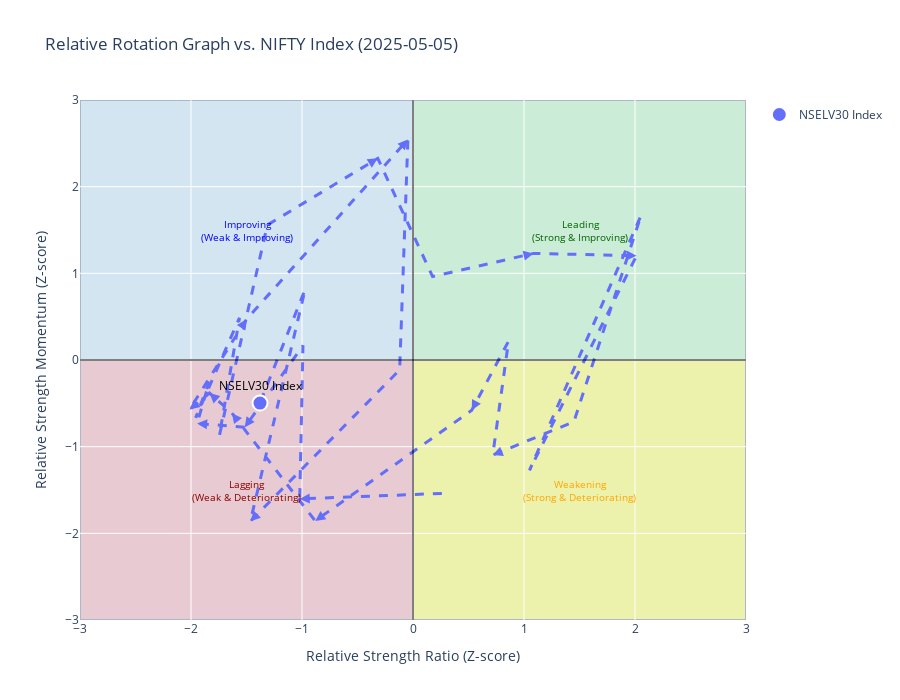

This figure's notebook cell:
### Code cell
import pandas as pd
import numpy as np
import plotly.graph_objects as go
from scipy.stats import zscore
import plotly.express as px

# Load the Excel data
df = pd.read_excel("rrg_data.xlsx", parse_dates=["DATES"], index_col="DATES")

# Define sectors and benchmark
sectors = [ "NSELV30 Index"]
# sectors = ["NSELV30 Index", "N200MOMP Index", "NSEQ30TR Index", "NSENV20 Index"]
benchmark = "NIFTY Index"

rs_ratios = df[sectors].div(df[benchmark], axis=0)
short_period = 7
rs_momentum = (rs_ratios / rs_ratios.shift(short_period) - 1) * 100
rolling_window = 84

rs_ratios_normalized = rs_ratios.rolling(window=rolling_window).apply(
    lambda x: (x.iloc[-1] - x.mean()) / x.std() if len(x.dropna()) > 1 else 0
)
# Chop off the in-betweens: keep only points at each 7-day interval, starting from the latest date backwards
# rs_ratios_normalized = rs_ratios_normalized.iloc[::-1].iloc[::7].iloc[::-1]
rs_ratios_normalized = rs_ratios_normalized.iloc[::7]  # Reverse, slice every 7th, reverse back
print(rs_ratios_normalized)
rs_momentum_normalized = rs_momentum.rolling(window=rolling_window).apply(
    lambda x: (x.iloc[-1] - x.mean()) / x.std() if len(x.dropna()) > 1 else 0
)
# Chop off the in-betweens: keep only points at each 7-day interval, starting from the latest date backwards
# rs_momentum_normalized = rs_momentum_normalized.iloc[::-1].iloc[::7].iloc[::-1]
rs_momentum_normalized = rs_momentum_normalized.iloc[::7]
# Select the latest date for the plot
target_date = rs_momentum_normalized.index[-1]
rs_ratios_latest = rs_ratios_normalized.loc[target_date]
rs_momentum_latest = rs_momentum_normalized.loc[target_date]

# Create the RRG plot
fig = go.Figure()

# Define colors for sectors to ensure distinct visuals
colors = px.colors.qualitative.Plotly[:len(sectors)]

# Plot scatter points and tails for each sector
for sector, color in zip(sectors, colors):
    # Tail: Plot the last 21 days (approx. 1 month) for trend
    tail_length = 30
    tail_data_rs = rs_ratios_normalized[sector][-tail_length:].dropna()
    tail_data_momentum = rs_momentum_normalized[sector][-tail_length:].dropna()
    
    if len(tail_data_rs) > 1:
        # Plot the tail line
        fig.add_trace(
            go.Scatter(
                x=tail_data_rs,
                y=tail_data_momentum,
                mode="lines",
                line=dict(color=color, width=3, dash="dash"),
                showlegend=False,
                name=f"{sector}_tail"
            )
        )
        
        # Add arrows along the path to show direction
        # Calculate arrow positions (every few points along the tail)
        arrow_interval = max(1,0)  # Show ~5 arrows max
        
        for i in range(arrow_interval, len(tail_data_rs), arrow_interval):
            if i < len(tail_data_rs) - 1:
                # Current and next points
                x1, y1 = tail_data_rs.iloc[i-1], tail_data_momentum.iloc[i-1]
                x2, y2 = tail_data_rs.iloc[i], tail_data_momentum.iloc[i]
                
                # Calculate arrow direction
                dx = x2 - x1
                dy = y2 - y1
                
                # Normalize arrow length
                arrow_length = 0.1
                if dx != 0 or dy != 0:
                    length = np.sqrt(dx**2 + dy**2)
                    if length > 0:
                        dx_norm = (dx / length) * arrow_length
                        dy_norm = (dy / length) * arrow_length
                        
                        # Add arrow annotation
                        fig.add_annotation(
                            x=x2,
                            y=y2,
                            ax=x2 - dx_norm,
                            ay=y2 - dy_norm,
                            xref="x",
                            yref="y",
                            axref="x",
                            ayref="y",
                            showarrow=True,
                            arrowhead=2,
                            arrowsize=1,
                            arrowwidth=2,
                            arrowcolor=color,
                            bgcolor="rgba(0,0,0,0)",
                            bordercolor="rgba(0,0,0,0)"
                        )
    
    # Scatter point for the latest date (current position)
    fig.add_trace(
        go.Scatter(
            x=[rs_ratios_latest[sector]],
            y=[rs_momentum_latest[sector]],
            mode="markers+text",
            name=sector,
            marker=dict(size=15, color=color, symbol="circle", 
                       line=dict(width=2, color="white")),
            text=[sector],
            textposition="top center",
            textfont=dict(size=12, color="black")
        )
    )
    
    # Add a larger arrow at the very end to show most recent direction
    if len(tail_data_rs) > 1:
        # Last two points for final direction
        x1, y1 = tail_data_rs.iloc[-2], tail_data_momentum.iloc[-2]
        x2, y2 = tail_data_rs.iloc[-1], tail_data_momentum.iloc[-1]
        
        dx = x2 - x1
        dy = y2 - y1
        
        if dx != 0 or dy != 0:
            length = np.sqrt(dx**2 + dy**2)
            if length > 0:
                arrow_length = 0.15
                dx_norm = (dx / length) * arrow_length
                dy_norm = (dy / length) * arrow_length
                
                fig.add_annotation(
                    x=x2,
                    y=y2,
                    ax=x2 - dx_norm,
                    ay=y2 - dy_norm,
                    xref="x",
                    yref="y",
                    axref="x",
                    ayref="y",
                    showarrow=True,
                    arrowhead=3,
                    arrowsize=2,
                    arrowwidth=3,
                    arrowcolor=color,
                    bgcolor="rgba(0,0,0,0)",
                    bordercolor="rgba(0,0,0,0)"
                )

# Add quadrant lines and background colors
fig.add_shape(type="line", x0=0, y0=-3, x1=0, y1=3, line=dict(color="black", width=1))
fig.add_shape(type="line", x0=-3, y0=0, x1=3, y1=0, line=dict(color="black", width=1))

# Add colored quadrant backgrounds
fig.add_shape(type="rect", x0=0, y0=0, x1=3, y1=3, fillcolor="lightgreen", opacity=0.3, layer="below")
fig.add_shape(type="rect", x0=0, y0=0, x1=3, y1=-3, fillcolor="yellow", opacity=0.3, layer="below")
fig.add_shape(type="rect", x0=0, y0=0, x1=-3, y1=-3, fillcolor="lightcoral", opacity=0.3, layer="below")
fig.add_shape(type="rect", x0=0, y0=0, x1=-3, y1=3, fillcolor="lightblue", opacity=0.3, layer="below")

# Add quadrant labels
fig.add_annotation(x=1.5, y=1.5, text="Leading<br>(Strong & Improving)", 
                  showarrow=False, font=dict(size=10, color="darkgreen"))
fig.add_annotation(x=1.5, y=-1.5, text="Weakening<br>(Strong & Deteriorating)", 
                  showarrow=False, font=dict(size=10, color="orange"))
fig.add_annotation(x=-1.5, y=-1.5, text="Lagging<br>(Weak & Deteriorating)", 
                  showarrow=False, font=dict(size=10, color="darkred"))
fig.add_annotation(x=-1.5, y=1.5, text="Improving<br>(Weak & Improving)", 
                  showarrow=False, font=dict(size=10, color="blue"))

# Update layout
fig.update_layout(
    title=f"Relative Rotation Graph vs. {benchmark} ({target_date.strftime('%Y-%m-%d')})",
    xaxis_title="Relative Strength Ratio (Z-score)",
    yaxis_title="Relative Strength Momentum (Z-score)",
    showlegend=True,
    width=900,
    height=700,
    xaxis=dict(range=[-3, 3], zeroline=True),
    yaxis=dict(range=[-3, 3], zeroline=True)
)

# Show plot
fig.show()
#curvature and toggle , application

### Figure 1 — Plotly figure (JSON) as saved in the notebook; plotly's stock layout.template omitted (floating-point values rounded to 4 significant figures)
{"data": [{"line": {"color": "#636EFA", "dash": "dash", "width": 3}, "mode": "lines", "name": "NSELV30 Index_tail", "showlegend": false, "type": "scatter", "x": [0.2599, -1.021, -0.9911, -1.516, -1.945, -1.835, -1.959, -1.563, -1.745, -1.312, -0.3173, 0.1766, 1.086, 2.013, 1.049, 2.055, 1.449, 0.7184, 0.8606, 0.5292, -0.8808, -1.631, -1.833, -2.013, -1.5, -0.04605, -0.1203, -1.465, -0.9722, -1.378], "y": [-1.539, -1.603, 0.1665, -0.776, -0.7321, -0.2509, -0.6674, 0.4865, -0.8773, 1.558, 2.327, 0.9628, 1.23, 1.203, -1.274, 1.669, -0.7125, -1.097, 0.216, -0.5803, -1.856, -0.6131, -0.382, -0.5706, 0.4694, 2.544, -0.1144, -1.862, 0.8133, -0.4965]}, {"marker": {"color": "#636EFA", "line": {"color": "white", "width": 2}, "size": 15, "symbol": "circle"}, "mode": "markers+text", "name": "NSELV30 Index", "text": ["NSELV30 Index"], "textfont": {"color": "black", "size": 12}, "textposition": "top center", "type": "scatter", "x": [-1.378], "y": [-0.4965]}], "layout": {"annotations": [{"arrowcolor": "#636EFA", "arrowhead": 2, "arrowsize": 1, "arrowwidth": 2, "ax": -0.9207, "axref": "x", "ay": -1.598, "ayref": "y", "bgcolor": "rgba(0,0,0,0)", "bordercolor": "rgba(0,0,0,0)", "showarrow": true, "x": -1.021, "xref": "x", "y": -1.603, "yref": "y"}, {"arrowcolor": "#636EFA", "arrowhead": 2, "arrowsize": 1, "arrowwidth": 2, "ax": -0.9927, "axref": "x", "ay": 0.06646, "ayref": "y", "bgcolor": "rgba(0,0,0,0)", "bordercolor": "rgba(0,0,0,0)", "showarrow": true, "x": -0.9911, "xref": "x", "y": 0.1665, "yref": "y"}, {"arrowcolor": "#636EFA", "arrowhead": 2, "arrowsize": 1, "arrowwidth": 2, "ax": -1.467, "axref": "x", "ay": -0.6887, "ayref": "y", "bgcolor": "rgba(0,0,0,0)", "bordercolor": "rgba(0,0,0,0)", "showarrow": true, "x": -1.516, "xref": "x", "y": -0.776, "yref": "y"}, {"arrowcolor": "#636EFA", "arrowhead": 2, "arrowsize": 1, "arrowwidth": 2, "ax": -1.845, "axref": "x", "ay": -0.7423, "ayref": "y", "bgcolor": "rgba(0,0,0,0)", "bordercolor": "rgba(0,0,0,0)", "showarrow": true, "x": -1.945, "xref": "x", "y": -0.7321, "yref": "y"}, {"arrowcolor": "#636EFA", "arrowhead": 2, "arrowsize": 1, "arrowwidth": 2, "ax": -1.857, "axref": "x", "ay": -0.3484, "ayref": "y", "bgcolor": "rgba(0,0,0,0)", "bordercolor": "rgba(0,0,0,0)", "showarrow": true, "x": -1.835, "xref": "x", "y": -0.2509, "yref": "y"}, {"arrowcolor": "#636EFA", "arrowhead": 2, "arrowsize": 1, "arrowwidth": 2, "ax": -1.93, "axref": "x", "ay": -0.5716, "ayref": "y", "bgcolor": "rgba(0,0,0,0)", "bordercolor": "rgba(0,0,0,0)", "showarrow": true, "x": -1.959, "xref": "x", "y": -0.6674, "yref": "y"}, {"arrowcolor": "#636EFA", "arrowhead": 2, "arrowsize": 1, "arrowwidth": 2, "ax": -1.596, "axref": "x", "ay": 0.3919, "ayref": "y", "bgcolor": "rgba(0,0,0,0)", "bordercolor": "rgba(0,0,0,0)", "showarrow": true, "x": -1.563, "xref": "x", "y": 0.4865, "yref": "y"}, {"arrowcolor": "#636EFA", "arrowhead": 2, "arrowsize": 1, "arrowwidth": 2, "ax": -1.732, "axref": "x", "ay": -0.7782, "ayref": "y", "bgcolor": "rgba(0,0,0,0)", "bordercolor": "rgba(0,0,0,0)", "showarrow": true, "x": -1.745, "xref": "x", "y": -0.8773, "yref": "y"}, {"arrowcolor": "#636EFA", "arrowhead": 2, "arrowsize": 1, "arrowwidth": 2, "ax": -1.329, "axref": "x", "ay": 1.46, "ayref": "y", "bgcolor": "rgba(0,0,0,0)", "bordercolor": "rgba(0,0,0,0)", "showarrow": true, "x": -1.312, "xref": "x", "y": 1.558, "yref": "y"}, {"arrowcolor": "#636EFA", "arrowhead": 2, "arrowsize": 1, "arrowwidth": 2, "ax": -0.3964, "axref": "x", "ay": 2.265, "ayref": "y", "bgcolor": "rgba(0,0,0,0)", "bordercolor": "rgba(0,0,0,0)", "showarrow": true, "x": -0.3173, "xref": "x", "y": 2.327, "yref": "y"}, {"arrowcolor": "#636EFA", "arrowhead": 2, "arrowsize": 1, "arrowwidth": 2, "ax": 0.1426, "axref": "x", "ay": 1.057, "ayref": "y", "bgcolor": "rgba(0,0,0,0)", "bordercolor": "rgba(0,0,0,0)", "showarrow": true, "x": 0.1766, "xref": "x", "y": 0.9628, "yref": "y"}, {"arrowcolor": "#636EFA", "arrowhead": 2, "arrowsize": 1, "arrowwidth": 2, "ax": 0.9896, "axref": "x", "ay": 1.202, "ayref": "y", "bgcolor": "rgba(0,0,0,0)", "bordercolor": "rgba(0,0,0,0)", "showarrow": true, "x": 1.086, "xref": "x", "y": 1.23, "yref": "y"}, {"arrowcolor": "#636EFA", "arrowhead": 2, "arrowsize": 1, "arrowwidth": 2, "ax": 1.914, "axref": "x", "ay": 1.206, "ayref": "y", "bgcolor": "rgba(0,0,0,0)", "bordercolor": "rgba(0,0,0,0)", "showarrow": true, "x": 2.013, "xref": "x", "y": 1.203, "yref": "y"}, {"arrowcolor": "#636EFA", "arrowhead": 2, "arrowsize": 1, "arrowwidth": 2, "ax": 1.086, "axref": "x", "ay": -1.181, "ayref": "y", "bgcolor": "rgba(0,0,0,0)", "bordercolor": "rgba(0,0,0,0)", "showarrow": true, "x": 1.049, "xref": "x", "y": -1.274, "yref": "y"}, {"arrowcolor": "#636EFA", "arrowhead": 2, "arrowsize": 1, "arrowwidth": 2, "ax": 2.022, "axref": "x", "ay": 1.574, "ayref": "y", "bgcolor": "rgba(0,0,0,0)", "bordercolor": "rgba(0,0,0,0)", "showarrow": true, "x": 2.055, "xref": "x", "y": 1.669, "yref": "y"}, {"arrowcolor": "#636EFA", "arrowhead": 2, "arrowsize": 1, "arrowwidth": 2, "ax": 1.474, "axref": "x", "ay": -0.6156, "ayref": "y", "bgcolor": "rgba(0,0,0,0)", "bordercolor": "rgba(0,0,0,0)", "showarrow": true, "x": 1.449, "xref": "x", "y": -0.7125, "yref": "y"}, {"arrowcolor": "#636EFA", "arrowhead": 2, "arrowsize": 1, "arrowwidth": 2, "ax": 0.8069, "axref": "x", "ay": -1.05, "ayref": "y", "bgcolor": "rgba(0,0,0,0)", "bordercolor": "rgba(0,0,0,0)", "showarrow": true, "x": 0.7184, "xref": "x", "y": -1.097, "yref": "y"}, {"arrowcolor": "#636EFA", "arrowhead": 2, "arrowsize": 1, "arrowwidth": 2, "ax": 0.8499, "axref": "x", "ay": 0.1165, "ayref": "y", "bgcolor": "rgba(0,0,0,0)", "bordercolor": "rgba(0,0,0,0)", "showarrow": true, "x": 0.8606, "xref": "x", "y": 0.216, "yref": "y"}, {"arrowcolor": "#636EFA", "arrowhead": 2, "arrowsize": 1, "arrowwidth": 2, "ax": 0.5677, "axref": "x", "ay": -0.488, "ayref": "y", "bgcolor": "rgba(0,0,0,0)", "bordercolor": "rgba(0,0,0,0)", "showarrow": true, "x": 0.5292, "xref": "x", "y": -0.5803, "yref": "y"}, {"arrowcolor": "#636EFA", "arrowhead": 2, "arrowsize": 1, "arrowwidth": 2, "ax": -0.8066, "axref": "x", "ay": -1.789, "ayref": "y", "bgcolor": "rgba(0,0,0,0)", "bordercolor": "rgba(0,0,0,0)", "showarrow": true, "x": -0.8808, "xref": "x", "y": -1.856, "yref": "y"}, {"arrowcolor": "#636EFA", "arrowhead": 2, "arrowsize": 1, "arrowwidth": 2, "ax": -1.58, "axref": "x", "ay": -0.6987, "ayref": "y", "bgcolor": "rgba(0,0,0,0)", "bordercolor": "rgba(0,0,0,0)", "showarrow": true, "x": -1.631, "xref": "x", "y": -0.6131, "yref": "y"}, {"arrowcolor": "#636EFA", "arrowhead": 2, "arrowsize": 1, "arrowwidth": 2, "ax": -1.768, "axref": "x", "ay": -0.4572, "ayref": "y", "bgcolor": "rgba(0,0,0,0)", "bordercolor": "rgba(0,0,0,0)", "showarrow": true, "x": -1.833, "xref": "x", "y": -0.382, "yref": "y"}, {"arrowcolor": "#636EFA", "arrowhead": 2, "arrowsize": 1, "arrowwidth": 2, "ax": -1.944, "axref": "x", "ay": -0.4981, "ayref": "y", "bgcolor": "rgba(0,0,0,0)", "bordercolor": "rgba(0,0,0,0)", "showarrow": true, "x": -2.013, "xref": "x", "y": -0.5706, "yref": "y"}, {"arrowcolor": "#636EFA", "arrowhead": 2, "arrowsize": 1, "arrowwidth": 2, "ax": -1.544, "axref": "x", "ay": 0.3797, "ayref": "y", "bgcolor": "rgba(0,0,0,0)", "bordercolor": "rgba(0,0,0,0)", "showarrow": true, "x": -1.5, "xref": "x", "y": 0.4694, "yref": "y"}, {"arrowcolor": "#636EFA", "arrowhead": 2, "arrowsize": 1, "arrowwidth": 2, "ax": -0.1035, "axref": "x", "ay": 2.462, "ayref": "y", "bgcolor": "rgba(0,0,0,0)", "bordercolor": "rgba(0,0,0,0)", "showarrow": true, "x": -0.04605, "xref": "x", "y": 2.544, "yref": "y"}, {"arrowcolor": "#636EFA", "arrowhead": 2, "arrowsize": 1, "arrowwidth": 2, "ax": -0.1175, "axref": "x", "ay": -0.01441, "ayref": "y", "bgcolor": "rgba(0,0,0,0)", "bordercolor": "rgba(0,0,0,0)", "showarrow": true, "x": -0.1203, "xref": "x", "y": -0.1144, "yref": "y"}, {"arrowcolor": "#636EFA", "arrowhead": 2, "arrowsize": 1, "arrowwidth": 2, "ax": -1.404, "axref": "x", "ay": -1.783, "ayref": "y", "bgcolor": "rgba(0,0,0,0)", "bordercolor": "rgba(0,0,0,0)", "showarrow": true, "x": -1.465, "xref": "x", "y": -1.862, "yref": "y"}, {"arrowcolor": "#636EFA", "arrowhead": 2, "arrowsize": 1, "arrowwidth": 2, "ax": -0.9903, "axref": "x", "ay": 0.7149, "ayref": "y", "bgcolor": "rgba(0,0,0,0)", "bordercolor": "rgba(0,0,0,0)", "showarrow": true, "x": -0.9722, "xref": "x", "y": 0.8133, "yref": "y"}, {"arrowcolor": "#636EFA", "arrowhead": 3, "arrowsize": 2, "arrowwidth": 3, "ax": -1.334, "axref": "x", "ay": -0.3533, "ayref": "y", "bgcolor": "rgba(0,0,0,0)", "bordercolor": "rgba(0,0,0,0)", "showarrow": true, "x": -1.378, "xref": "x", "y": -0.4965, "yref": "y"}, {"font": {"color": "darkgreen", "size": 10}, "showarrow": false, "text": "Leading<br>(Strong & Improving)", "x": 1.5, "y": 1.5}, {"font": {"color": "orange", "size": 10}, "showarrow": false, "text": "Weakening<br>(Strong & Deteriorating)", "x": 1.5, "y": -1.5}, {"font": {"color": "darkred", "size": 10}, "showarrow": false, "text": "Lagging<br>(Weak & Deteriorating)", "x": -1.5, "y": -1.5}, {"font": {"color": "blue", "size": 10}, "showarrow": false, "text": "Improving<br>(Weak & Improving)", "x": -1.5, "y": 1.5}], "height": 700, "shapes": [{"line": {"color": "black", "width": 1}, "type": "line", "x0": 0, "x1": 0, "y0": -3, "y1": 3}, {"line": {"color": "black", "width": 1}, "type": "line", "x0": -3, "x1": 3, "y0": 0, "y1": 0}, {"fillcolor": "lightgreen", "layer": "below", "opacity": 0.3, "type": "rect", "x0": 0, "x1": 3, "y0": 0, "y1": 3}, {"fillcolor": "yellow", "layer": "below", "opacity": 0.3, "type": "rect", "x0": 0, "x1": 3, "y0": 0, "y1": -3}, {"fillcolor": "lightcoral", "layer": "below", "opacity": 0.3, "type": "rect", "x0": 0, "x1": -3, "y0": 0, "y1": -3}, {"fillcolor": "lightblue", "layer": "below", "opacity": 0.3, "type": "rect", "x0": 0, "x1": -3, "y0": 0, "y1": 3}], "showlegend": true, "title": {"text": "Relative Rotation Graph vs. NIFTY Index (2025-05-05)"}, "width": 900, "xaxis": {"range": [-3, 3], "title": {"text": "Relative Strength Ratio (Z-score)"}, "zeroline": true}, "yaxis": {"range": [-3, 3], "title": {"text": "Relative Strength Momentum (Z-score)"}, "zeroline": true}}}
